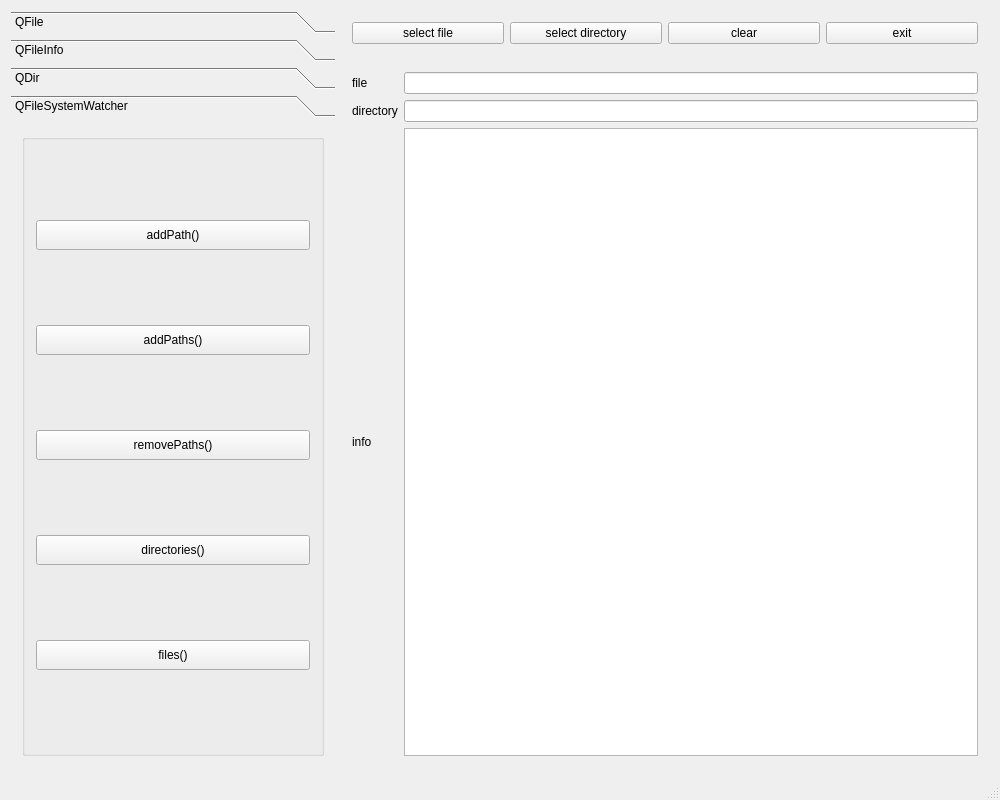
<?xml version="1.0" encoding="UTF-8"?>
<ui version="4.0">
 <class>DirFile</class>
 <widget class="QMainWindow" name="DirFile">
  <property name="geometry">
   <rect>
    <x>0</x>
    <y>0</y>
    <width>1000</width>
    <height>800</height>
   </rect>
  </property>
  <property name="minimumSize">
   <size>
    <width>1000</width>
    <height>800</height>
   </size>
  </property>
  <property name="windowTitle">
   <string>DirFile</string>
  </property>
  <widget class="QWidget" name="centralWidget">
   <layout class="QGridLayout" name="gridLayout_2" rowstretch="0,0" columnstretch="1,2">
    <item row="0" column="0" rowspan="2">
     <widget class="QToolBox" name="toolBox">
      <property name="currentIndex">
       <number>3</number>
      </property>
      <widget class="QWidget" name="page">
       <property name="geometry">
        <rect>
         <x>0</x>
         <y>0</y>
         <width>328</width>
         <height>665</height>
        </rect>
       </property>
       <attribute name="label">
        <string>QFile</string>
       </attribute>
       <layout class="QHBoxLayout" name="horizontalLayout_2">
        <item>
         <widget class="QGroupBox" name="groupBox_10">
          <property name="title">
           <string>static function</string>
          </property>
          <layout class="QVBoxLayout" name="verticalLayout_11">
           <item>
            <widget class="QPushButton" name="btnFile_exists">
             <property name="minimumSize">
              <size>
               <width>0</width>
               <height>30</height>
              </size>
             </property>
             <property name="toolTip">
              <string>Returns true if the file specified by fileName exists; otherwise returns false.</string>
             </property>
             <property name="text">
              <string>exists()</string>
             </property>
            </widget>
           </item>
           <item>
            <widget class="QPushButton" name="btnFile_copy">
             <property name="minimumSize">
              <size>
               <width>0</width>
               <height>30</height>
              </size>
             </property>
             <property name="toolTip">
              <string>Copies the file fileName to newName.</string>
             </property>
             <property name="text">
              <string>copy()</string>
             </property>
            </widget>
           </item>
           <item>
            <widget class="QPushButton" name="btnFile_remove">
             <property name="minimumSize">
              <size>
               <width>0</width>
               <height>30</height>
              </size>
             </property>
             <property name="toolTip">
              <string>Removes the file specified by the fileName given.</string>
             </property>
             <property name="text">
              <string>remove()</string>
             </property>
            </widget>
           </item>
           <item>
            <widget class="QPushButton" name="btnFile_rename">
             <property name="minimumSize">
              <size>
               <width>0</width>
               <height>30</height>
              </size>
             </property>
             <property name="toolTip">
              <string>Renames the file oldName to newName. </string>
             </property>
             <property name="text">
              <string>rename()</string>
             </property>
            </widget>
           </item>
          </layout>
          <zorder>btnFile_copy</zorder>
          <zorder>btnFile_remove</zorder>
          <zorder>btnFile_rename</zorder>
          <zorder>btnFile_exists</zorder>
         </widget>
        </item>
       </layout>
      </widget>
      <widget class="QWidget" name="page_2">
       <property name="geometry">
        <rect>
         <x>0</x>
         <y>0</y>
         <width>328</width>
         <height>665</height>
        </rect>
       </property>
       <attribute name="label">
        <string>QFileInfo</string>
       </attribute>
       <layout class="QHBoxLayout" name="horizontalLayout_3">
        <item>
         <widget class="QGroupBox" name="groupBox_6">
          <property name="title">
           <string>file info</string>
          </property>
          <layout class="QGridLayout" name="gridLayout_4">
           <property name="leftMargin">
            <number>5</number>
           </property>
           <property name="topMargin">
            <number>3</number>
           </property>
           <property name="rightMargin">
            <number>5</number>
           </property>
           <property name="bottomMargin">
            <number>3</number>
           </property>
           <property name="horizontalSpacing">
            <number>5</number>
           </property>
           <property name="verticalSpacing">
            <number>3</number>
           </property>
           <item row="3" column="0">
            <widget class="QPushButton" name="btnInfo_baseName">
             <property name="minimumSize">
              <size>
               <width>0</width>
               <height>30</height>
              </size>
             </property>
             <property name="toolTip">
              <string>The base name consists of all characters in the file up to (but not including) the first '.' character</string>
             </property>
             <property name="text">
              <string>baseName()</string>
             </property>
            </widget>
           </item>
           <item row="0" column="1">
            <widget class="QPushButton" name="btnInfo_absPath">
             <property name="minimumSize">
              <size>
               <width>0</width>
               <height>30</height>
              </size>
             </property>
             <property name="toolTip">
              <string>Returns a file's path absolute path. This doesn't include the file name</string>
             </property>
             <property name="text">
              <string>absolutePath() </string>
             </property>
            </widget>
           </item>
           <item row="0" column="0">
            <widget class="QPushButton" name="btnInfo_absFilePath">
             <property name="minimumSize">
              <size>
               <width>0</width>
               <height>30</height>
              </size>
             </property>
             <property name="toolTip">
              <string>Returns an absolute path including the file name</string>
             </property>
             <property name="text">
              <string>absoluteFilePath()</string>
             </property>
            </widget>
           </item>
           <item row="3" column="1">
            <widget class="QPushButton" name="btnInfo_baseName2">
             <property name="minimumSize">
              <size>
               <width>0</width>
               <height>30</height>
              </size>
             </property>
             <property name="toolTip">
              <string>The complete base name consists of all characters in the file up to (but not including) the last '.' character</string>
             </property>
             <property name="text">
              <string>completeBaseName()</string>
             </property>
            </widget>
           </item>
           <item row="6" column="0">
            <widget class="QPushButton" name="btnInfo_isDir">
             <property name="minimumSize">
              <size>
               <width>0</width>
               <height>30</height>
              </size>
             </property>
             <property name="toolTip">
              <string>Returns true if this object points to a directory or to a symbolic link to a directory; otherwise returns false</string>
             </property>
             <property name="text">
              <string>isDir()</string>
             </property>
            </widget>
           </item>
           <item row="6" column="1">
            <widget class="QPushButton" name="btnInfo_isFile">
             <property name="minimumSize">
              <size>
               <width>0</width>
               <height>30</height>
              </size>
             </property>
             <property name="toolTip">
              <string>Returns true if this object points to a file or to a symbolic link to a file</string>
             </property>
             <property name="text">
              <string>isFile()</string>
             </property>
            </widget>
           </item>
           <item row="7" column="0">
            <widget class="QPushButton" name="btnInfo_isExec">
             <property name="minimumSize">
              <size>
               <width>0</width>
               <height>30</height>
              </size>
             </property>
             <property name="toolTip">
              <string>Returns true if the file is executable; otherwise returns false.</string>
             </property>
             <property name="text">
              <string>isExecutable()</string>
             </property>
            </widget>
           </item>
           <item row="8" column="0">
            <widget class="QPushButton" name="btnInfo_lastModified">
             <property name="minimumSize">
              <size>
               <width>0</width>
               <height>30</height>
              </size>
             </property>
             <property name="toolTip">
              <string>Returns the date and time when the file was last modified.</string>
             </property>
             <property name="text">
              <string>lastModified()</string>
             </property>
            </widget>
           </item>
           <item row="8" column="1">
            <widget class="QPushButton" name="btnInfo_lastRead">
             <property name="minimumSize">
              <size>
               <width>0</width>
               <height>30</height>
              </size>
             </property>
             <property name="toolTip">
              <string>Returns the date and time when the file was last read (accessed).</string>
             </property>
             <property name="text">
              <string>lastRead()</string>
             </property>
            </widget>
           </item>
           <item row="1" column="0">
            <widget class="QPushButton" name="btnInfo_fileName">
             <property name="minimumSize">
              <size>
               <width>0</width>
               <height>30</height>
              </size>
             </property>
             <property name="toolTip">
              <string>Returns the name of the file, excluding the path.</string>
             </property>
             <property name="text">
              <string>fileName()</string>
             </property>
            </widget>
           </item>
           <item row="10" column="1">
            <widget class="QPushButton" name="btnInfo_exists2">
             <property name="minimumSize">
              <size>
               <width>0</width>
               <height>30</height>
              </size>
             </property>
             <property name="toolTip">
              <string>Returns true if the file exists; otherwise returns false</string>
             </property>
             <property name="text">
              <string>exists()</string>
             </property>
            </widget>
           </item>
           <item row="4" column="0">
            <widget class="QPushButton" name="btnInfo_suffix">
             <property name="minimumSize">
              <size>
               <width>0</width>
               <height>30</height>
              </size>
             </property>
             <property name="toolTip">
              <string>The suffix consists of all characters in the file after (but not including) the last '.'</string>
             </property>
             <property name="text">
              <string>suffix()</string>
             </property>
            </widget>
           </item>
           <item row="10" column="0">
            <widget class="QPushButton" name="btnInfo_exists">
             <property name="minimumSize">
              <size>
               <width>0</width>
               <height>30</height>
              </size>
             </property>
             <property name="toolTip">
              <string>Returns true if the file exists; otherwise returns false</string>
             </property>
             <property name="text">
              <string>static exists()</string>
             </property>
            </widget>
           </item>
           <item row="4" column="1">
            <widget class="QPushButton" name="btnInfo_suffix2">
             <property name="minimumSize">
              <size>
               <width>0</width>
               <height>30</height>
              </size>
             </property>
             <property name="toolTip">
              <string>The complete suffix consists of all characters in the file after (but not including) the first '.'</string>
             </property>
             <property name="text">
              <string>completeSuffix()</string>
             </property>
            </widget>
           </item>
           <item row="1" column="1">
            <widget class="QPushButton" name="btnInfo_filePath">
             <property name="minimumSize">
              <size>
               <width>0</width>
               <height>30</height>
              </size>
             </property>
             <property name="toolTip">
              <string>Returns the file name, including the path (which may be absolute or relative).</string>
             </property>
             <property name="text">
              <string>filePath()</string>
             </property>
            </widget>
           </item>
           <item row="2" column="1">
            <widget class="QPushButton" name="btnInfo_path">
             <property name="minimumSize">
              <size>
               <width>0</width>
               <height>30</height>
              </size>
             </property>
             <property name="toolTip">
              <string>Returns the file's path. This doesn't include the file name.</string>
             </property>
             <property name="text">
              <string>path()</string>
             </property>
            </widget>
           </item>
           <item row="2" column="0">
            <widget class="QPushButton" name="btnInfo_size">
             <property name="minimumSize">
              <size>
               <width>0</width>
               <height>30</height>
              </size>
             </property>
             <property name="toolTip">
              <string>Returns the file size in bytes.</string>
             </property>
             <property name="text">
              <string>size()</string>
             </property>
            </widget>
           </item>
           <item row="7" column="1">
            <widget class="QPushButton" name="btnInfo_birthTime">
             <property name="minimumSize">
              <size>
               <width>0</width>
               <height>30</height>
              </size>
             </property>
             <property name="toolTip">
              <string>Returns the date and time when the file was created / born</string>
             </property>
             <property name="text">
              <string>birthTime()</string>
             </property>
            </widget>
           </item>
          </layout>
         </widget>
        </item>
       </layout>
      </widget>
      <widget class="QWidget" name="page_3">
       <property name="geometry">
        <rect>
         <x>0</x>
         <y>0</y>
         <width>328</width>
         <height>665</height>
        </rect>
       </property>
       <attribute name="label">
        <string>QDir</string>
       </attribute>
       <layout class="QVBoxLayout" name="verticalLayout">
        <item>
         <widget class="QGroupBox" name="groupBox">
          <property name="title">
           <string>static function</string>
          </property>
          <layout class="QGridLayout" name="gridLayout_5">
           <item row="1" column="0">
            <widget class="QPushButton" name="btnDir_homePath">
             <property name="minimumSize">
              <size>
               <width>0</width>
               <height>30</height>
              </size>
             </property>
             <property name="toolTip">
              <string>Returns the absolute path of the user's home directory</string>
             </property>
             <property name="text">
              <string>homePath()</string>
             </property>
            </widget>
           </item>
           <item row="0" column="0">
            <widget class="QPushButton" name="btnDir_tempPath">
             <property name="minimumSize">
              <size>
               <width>0</width>
               <height>30</height>
              </size>
             </property>
             <property name="toolTip">
              <string>Returns the absolute path of the system's temporary directory</string>
             </property>
             <property name="text">
              <string>tempPath()</string>
             </property>
            </widget>
           </item>
           <item row="0" column="1">
            <widget class="QPushButton" name="btnDir_rootPath">
             <property name="minimumSize">
              <size>
               <width>0</width>
               <height>30</height>
              </size>
             </property>
             <property name="toolTip">
              <string>Returns the absolute path of the root directory</string>
             </property>
             <property name="text">
              <string>rootPath()</string>
             </property>
            </widget>
           </item>
           <item row="1" column="1">
            <widget class="QPushButton" name="btnDir_drives">
             <property name="minimumSize">
              <size>
               <width>0</width>
               <height>30</height>
              </size>
             </property>
             <property name="toolTip">
              <string>Returns a list of the root directories on this system</string>
             </property>
             <property name="text">
              <string>drives()</string>
             </property>
            </widget>
           </item>
           <item row="2" column="0">
            <widget class="QPushButton" name="btnDir_curPath">
             <property name="minimumSize">
              <size>
               <width>0</width>
               <height>30</height>
              </size>
             </property>
             <property name="toolTip">
              <string>Returns the absolute path of the application's current directory</string>
             </property>
             <property name="text">
              <string>currentPath()</string>
             </property>
            </widget>
           </item>
           <item row="2" column="1">
            <widget class="QPushButton" name="btnDir_setCurPath">
             <property name="minimumSize">
              <size>
               <width>0</width>
               <height>30</height>
              </size>
             </property>
             <property name="toolTip">
              <string>Sets the application's current working directory to path</string>
             </property>
             <property name="text">
              <string>setCurrent()</string>
             </property>
            </widget>
           </item>
          </layout>
         </widget>
        </item>
        <item>
         <widget class="QGroupBox" name="groupBox_4">
          <property name="title">
           <string>file operation</string>
          </property>
          <layout class="QGridLayout" name="gridLayout_3">
           <item row="0" column="0">
            <widget class="QPushButton" name="btnDir_mkdir">
             <property name="minimumSize">
              <size>
               <width>0</width>
               <height>30</height>
              </size>
             </property>
             <property name="toolTip">
              <string>Creates a sub-directory called dirName.</string>
             </property>
             <property name="text">
              <string>mkdir()</string>
             </property>
            </widget>
           </item>
           <item row="2" column="0">
            <widget class="QPushButton" name="btnDir_remove">
             <property name="minimumSize">
              <size>
               <width>0</width>
               <height>30</height>
              </size>
             </property>
             <property name="toolTip">
              <string>Removes the file, fileName.</string>
             </property>
             <property name="text">
              <string>remove()</string>
             </property>
            </widget>
           </item>
           <item row="2" column="1">
            <widget class="QPushButton" name="btnDir_rename">
             <property name="minimumSize">
              <size>
               <width>0</width>
               <height>30</height>
              </size>
             </property>
             <property name="toolTip">
              <string>Renames a file or directory from oldName to newName</string>
             </property>
             <property name="text">
              <string>rename()</string>
             </property>
            </widget>
           </item>
           <item row="3" column="0">
            <widget class="QPushButton" name="btnDir_setPath">
             <property name="minimumSize">
              <size>
               <width>0</width>
               <height>30</height>
              </size>
             </property>
             <property name="toolTip">
              <string>Sets the path of the directory to path</string>
             </property>
             <property name="text">
              <string>setPath()</string>
             </property>
            </widget>
           </item>
           <item row="0" column="1">
            <widget class="QPushButton" name="btnDir_rmdir">
             <property name="minimumSize">
              <size>
               <width>0</width>
               <height>30</height>
              </size>
             </property>
             <property name="toolTip">
              <string>Removes the directory specified by dirName.</string>
             </property>
             <property name="text">
              <string>rmdir()</string>
             </property>
            </widget>
           </item>
           <item row="3" column="1">
            <widget class="QPushButton" name="btnDir_removeALL">
             <property name="minimumSize">
              <size>
               <width>0</width>
               <height>30</height>
              </size>
             </property>
             <property name="toolTip">
              <string>Removes the directory, including all its contents.</string>
             </property>
             <property name="text">
              <string>removeRecursively()</string>
             </property>
            </widget>
           </item>
          </layout>
         </widget>
        </item>
        <item>
         <widget class="QGroupBox" name="groupBox_3">
          <property name="title">
           <string>file information</string>
          </property>
          <layout class="QGridLayout" name="gridLayout_6">
           <item row="0" column="1">
            <widget class="QPushButton" name="btnDir_absPath">
             <property name="minimumSize">
              <size>
               <width>0</width>
               <height>30</height>
              </size>
             </property>
             <property name="toolTip">
              <string>Returns the absolute path (a path that starts with &quot;/&quot; or with a drive specification)</string>
             </property>
             <property name="text">
              <string>absolutePath()</string>
             </property>
            </widget>
           </item>
           <item row="1" column="0">
            <widget class="QPushButton" name="btnDir_canonPath">
             <property name="minimumSize">
              <size>
               <width>0</width>
               <height>30</height>
              </size>
             </property>
             <property name="toolTip">
              <string>Returns the canonical path, i.e. a path without symbolic links or redundant &quot;.&quot; or &quot;..&quot; elements.</string>
             </property>
             <property name="text">
              <string>canonicalPath()</string>
             </property>
            </widget>
           </item>
           <item row="1" column="1">
            <widget class="QPushButton" name="btnDir_filePath">
             <property name="minimumSize">
              <size>
               <width>0</width>
               <height>30</height>
              </size>
             </property>
             <property name="toolTip">
              <string>Returns the path name of a file in the directory</string>
             </property>
             <property name="text">
              <string>filePath()</string>
             </property>
            </widget>
           </item>
           <item row="2" column="1">
            <widget class="QPushButton" name="btnDir_dirName">
             <property name="minimumSize">
              <size>
               <width>0</width>
               <height>30</height>
              </size>
             </property>
             <property name="toolTip">
              <string>Returns the name of the directory</string>
             </property>
             <property name="text">
              <string>dirName()</string>
             </property>
            </widget>
           </item>
           <item row="2" column="0">
            <widget class="QPushButton" name="btnDir_exists">
             <property name="minimumSize">
              <size>
               <width>0</width>
               <height>30</height>
              </size>
             </property>
             <property name="toolTip">
              <string>Returns true if the directory exists</string>
             </property>
             <property name="text">
              <string>exists()directory</string>
             </property>
            </widget>
           </item>
           <item row="0" column="0">
            <widget class="QPushButton" name="btnDir_absFilePath">
             <property name="minimumSize">
              <size>
               <width>0</width>
               <height>30</height>
              </size>
             </property>
             <property name="toolTip">
              <string>Returns the absolute path name of a file in the directory</string>
             </property>
             <property name="text">
              <string>absoluteFilePath()</string>
             </property>
            </widget>
           </item>
           <item row="3" column="1">
            <widget class="QPushButton" name="btnDir_listFile">
             <property name="minimumSize">
              <size>
               <width>0</width>
               <height>30</height>
              </size>
             </property>
             <property name="toolTip">
              <string>Returns a list of the names of all the files and directories in the directory</string>
             </property>
             <property name="text">
              <string>entryList(file)</string>
             </property>
            </widget>
           </item>
           <item row="3" column="0">
            <widget class="QPushButton" name="btnDir_listDir">
             <property name="minimumSize">
              <size>
               <width>0</width>
               <height>30</height>
              </size>
             </property>
             <property name="toolTip">
              <string>Returns a list of the names of all the files and directories in the directory</string>
             </property>
             <property name="text">
              <string>entryList(dir)</string>
             </property>
            </widget>
           </item>
          </layout>
         </widget>
        </item>
       </layout>
      </widget>
      <widget class="QWidget" name="page_4">
       <property name="geometry">
        <rect>
         <x>0</x>
         <y>0</y>
         <width>328</width>
         <height>665</height>
        </rect>
       </property>
       <attribute name="label">
        <string>QFileSystemWatcher</string>
       </attribute>
       <layout class="QVBoxLayout" name="verticalLayout_2">
        <item>
         <widget class="QGroupBox" name="groupBox_11">
          <property name="title">
           <string/>
          </property>
          <layout class="QVBoxLayout" name="verticalLayout_6">
           <item>
            <widget class="QPushButton" name="btnWatch_addDir">
             <property name="minimumSize">
              <size>
               <width>0</width>
               <height>30</height>
              </size>
             </property>
             <property name="toolTip">
              <string>Adds path to the file system watcher if path exists. </string>
             </property>
             <property name="text">
              <string>addPath()</string>
             </property>
            </widget>
           </item>
           <item>
            <widget class="QPushButton" name="btnWatch_addFiles">
             <property name="minimumSize">
              <size>
               <width>0</width>
               <height>30</height>
              </size>
             </property>
             <property name="toolTip">
              <string>Adds each path in paths to the file system watcher. </string>
             </property>
             <property name="text">
              <string>addPaths()</string>
             </property>
            </widget>
           </item>
           <item>
            <widget class="QPushButton" name="btnWatch_remove">
             <property name="minimumSize">
              <size>
               <width>0</width>
               <height>30</height>
              </size>
             </property>
             <property name="toolTip">
              <string>Removes the specified path from the file system watcher.</string>
             </property>
             <property name="text">
              <string>removePaths()</string>
             </property>
            </widget>
           </item>
           <item>
            <widget class="QPushButton" name="btnWatch_dirs">
             <property name="minimumSize">
              <size>
               <width>0</width>
               <height>30</height>
              </size>
             </property>
             <property name="toolTip">
              <string>Returns a list of paths to directories that are being watched.</string>
             </property>
             <property name="text">
              <string>directories()</string>
             </property>
            </widget>
           </item>
           <item>
            <widget class="QPushButton" name="btnWatch_files">
             <property name="minimumSize">
              <size>
               <width>0</width>
               <height>30</height>
              </size>
             </property>
             <property name="toolTip">
              <string>Returns a list of paths to files that are being watched.</string>
             </property>
             <property name="text">
              <string>files()</string>
             </property>
            </widget>
           </item>
          </layout>
         </widget>
        </item>
       </layout>
      </widget>
     </widget>
    </item>
    <item row="0" column="1">
     <widget class="QWidget" name="widget_2" native="true">
      <layout class="QHBoxLayout" name="horizontalLayout">
       <item>
        <widget class="QPushButton" name="btnSelectFile">
         <property name="text">
          <string>select file</string>
         </property>
        </widget>
       </item>
       <item>
        <widget class="QPushButton" name="btnSelectDirectory">
         <property name="text">
          <string>select directory</string>
         </property>
        </widget>
       </item>
       <item>
        <widget class="QPushButton" name="btnClear">
         <property name="text">
          <string>clear</string>
         </property>
        </widget>
       </item>
       <item>
        <widget class="QPushButton" name="btnExit">
         <property name="text">
          <string>exit</string>
         </property>
        </widget>
       </item>
      </layout>
     </widget>
    </item>
    <item row="1" column="1">
     <widget class="QWidget" name="widget" native="true">
      <layout class="QGridLayout" name="gridLayout">
       <item row="1" column="0">
        <widget class="QLabel" name="label_2">
         <property name="text">
          <string>directory</string>
         </property>
        </widget>
       </item>
       <item row="1" column="1">
        <widget class="QLineEdit" name="lineEditDir"/>
       </item>
       <item row="0" column="0">
        <widget class="QLabel" name="label">
         <property name="text">
          <string>file</string>
         </property>
        </widget>
       </item>
       <item row="0" column="1">
        <widget class="QLineEdit" name="lineEditFile"/>
       </item>
       <item row="2" column="0">
        <widget class="QLabel" name="label_3">
         <property name="text">
          <string>info</string>
         </property>
        </widget>
       </item>
       <item row="2" column="1">
        <widget class="QPlainTextEdit" name="plainTextEdit"/>
       </item>
      </layout>
     </widget>
    </item>
   </layout>
  </widget>
  <widget class="QMenuBar" name="menuBar">
   <property name="geometry">
    <rect>
     <x>0</x>
     <y>0</y>
     <width>1000</width>
     <height>17</height>
    </rect>
   </property>
  </widget>
  <widget class="QStatusBar" name="statusBar"/>
 </widget>
 <layoutdefault spacing="6" margin="11"/>
 <resources/>
 <connections>
  <connection>
   <sender>btnExit</sender>
   <signal>clicked()</signal>
   <receiver>DirFile</receiver>
   <slot>close()</slot>
   <hints>
    <hint type="sourcelabel">
     <x>748</x>
     <y>36</y>
    </hint>
    <hint type="destinationlabel">
     <x>412</x>
     <y>233</y>
    </hint>
   </hints>
  </connection>
  <connection>
   <sender>btnClear</sender>
   <signal>clicked()</signal>
   <receiver>lineEditDir</receiver>
   <slot>clear()</slot>
   <hints>
    <hint type="sourcelabel">
     <x>615</x>
     <y>36</y>
    </hint>
    <hint type="destinationlabel">
     <x>571</x>
     <y>96</y>
    </hint>
   </hints>
  </connection>
  <connection>
   <sender>btnClear</sender>
   <signal>clicked()</signal>
   <receiver>lineEditFile</receiver>
   <slot>clear()</slot>
   <hints>
    <hint type="sourcelabel">
     <x>615</x>
     <y>36</y>
    </hint>
    <hint type="destinationlabel">
     <x>571</x>
     <y>70</y>
    </hint>
   </hints>
  </connection>
  <connection>
   <sender>btnClear</sender>
   <signal>clicked()</signal>
   <receiver>plainTextEdit</receiver>
   <slot>clear()</slot>
   <hints>
    <hint type="sourcelabel">
     <x>746</x>
     <y>36</y>
    </hint>
    <hint type="destinationlabel">
     <x>688</x>
     <y>438</y>
    </hint>
   </hints>
  </connection>
 </connections>
</ui>
